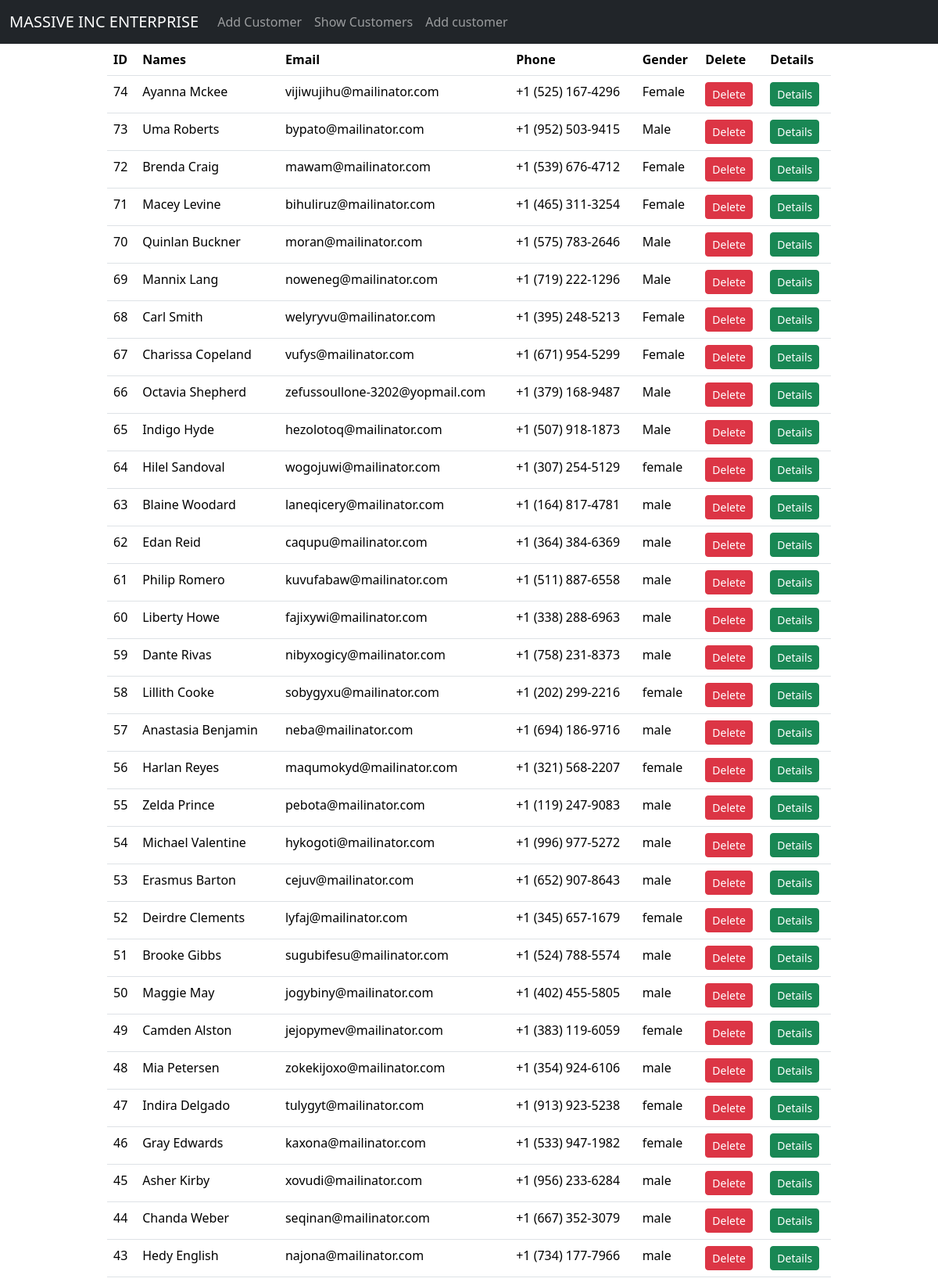
/show (signed in, upper part), run on the app's committed database.
### database_app/models.py (models this page shows)
class Customer(models.Model):
    id = models.AutoField(primary_key=True)
    names = models.CharField(max_length=50)
    email = models.EmailField(max_length=50, unique=True)
    phone = models.CharField(max_length=50, unique=True)
    password = models.CharField(max_length=150)
    weight = models.IntegerField(default=0)
    height = models.IntegerField(default=0)
    gender = models.CharField(max_length=10, default="Male")
    dob = models.DateField(null=True, blank=True)
    pic = models.ImageField(upload_to="images/", null=True, blank=True)
    class Meta:
        db_table = 'customers'

### database_app/views.py (the view)
# urls.py: path('show',views.show, name='show-page'),
@login_required
def show(request):
    data = Customer.objects.all().order_by('-id')
    return render(request, 'show.html',{'data': data})

### templates/show.html
{% extends 'master.html' %}
{% block content %}
<div class="container">
    <div class="row justify-content-center">
        <div class="col-sm-10">
            <table class="table" id="customers">
                <thead>
                <tr>
                    <th>ID</th>
                    <th>Names</th>
                    <th>Email</th>
                    <th>Phone</th>
                    <th>Gender</th>
                    <th>Delete</th>
                    <th>Details</th>
                </tr>
                </thead>
                <tbody>
                {% for customer in data %}
                    <tr>
                        <td>{{ customer.id }}</td>
                        <td>{{ customer.names }}</td>
                        <td>{{ customer.email }}</td>
                        <td>{{ customer.phone }}</td>
                        <td>{{ customer.gender }}</td>
                        <td>
                            <a class="btn btn-sm btn-danger"  href="/delete/{{ customer.id }}">Delete</a>
                        </td>
                        <td>
                            <a class="btn btn-sm btn-success"  href="/details/{{ customer.id }}">Details</a>
                        </td>
                    </tr>
                {% endfor %}
                </tbody>
            </table>
        </div>
    </div>
</div>
{% endblock %}

### templates/master.html (shortened to what this page needs)
<!DOCTYPE html>
<html lang="en">
<head>
    <link href="https://cdn.jsdelivr.net/npm/bootstrap@5.3.3/dist/css/bootstrap.min.css" rel="stylesheet">
    <link rel="stylesheet" href="https://cdn.datatables.net/2.2.2/css/dataTables.dataTables.min.css">
</head>
<body>
<nav class="navbar navbar-expand-sm bg-dark navbar-dark">
    <div class="container-fluid">
        <a class="navbar-brand" href="#">MASSIVE INC ENTERPRISE</a>
        <div class="collapse navbar-collapse" id="collapsibleNavbar">
            <ul class="navbar-nav">
                <li class="nav-item">
                    <a class="nav-link" href="/">Add Customer</a>
                </li>
                <li class="nav-item">
                    <a class="nav-link" href="/show">Show Customers</a>
                </li>
                <li class="nav-item">
                    <a class="nav-link" href="/add">Add customer</a>
                </li>
            </ul>
        </div>
    </div>
</nav>
{% block content %}
{% endblock %}
</body>
</html>

### data on the page
Customer: id "74", names "Ayanna Mckee", email "vijiwujihu@mailinator.com", phone "+1 (525) 167-4296", gender "Female"
Customer: id "73", names "Uma Roberts", email "bypato@mailinator.com", phone "+1 (952) 503-9415", gender "Male"
Customer: id "72", names "Brenda Craig", email "mawam@mailinator.com", phone "+1 (539) 676-4712", gender "Female"
Customer: id "71", names "Macey Levine", email "bihuliruz@mailinator.com", phone "+1 (465) 311-3254", gender "Female"
Customer: id "70", names "Quinlan Buckner", email "moran@mailinator.com", phone "+1 (575) 783-2646", gender "Male"
Customer: id "69", names "Mannix Lang", email "noweneg@mailinator.com", phone "+1 (719) 222-1296", gender "Male"
Customer: id "68", names "Carl Smith", email "welyryvu@mailinator.com", phone "+1 (395) 248-5213", gender "Female"
Customer: id "67", names "Charissa Copeland", email "vufys@mailinator.com", phone "+1 (671) 954-5299", gender "Female"
Customer: id "66", names "Octavia Shepherd", email "zefussoullone-3202@yopmail.com", phone "+1 (379) 168-9487", gender "Male"
Customer: id "65", names "Indigo Hyde", email "hezolotoq@mailinator.com", phone "+1 (507) 918-1873", gender "Male"
Customer: id "64", names "Hilel Sandoval", email "wogojuwi@mailinator.com", phone "+1 (307) 254-5129", gender "female"
Customer: id "63", names "Blaine Woodard", email "laneqicery@mailinator.com", phone "+1 (164) 817-4781", gender "male"
Customer: id "62", names "Edan Reid", email "caqupu@mailinator.com", phone "+1 (364) 384-6369", gender "male"
Customer: id "61", names "Philip Romero", email "kuvufabaw@mailinator.com", phone "+1 (511) 887-6558", gender "male"
Customer: id "60", names "Liberty Howe", email "fajixywi@mailinator.com", phone "+1 (338) 288-6963", gender "male"
Customer: id "59", names "Dante Rivas", email "nibyxogicy@mailinator.com", phone "+1 (758) 231-8373", gender "male"
Customer: id "58", names "Lillith Cooke", email "sobygyxu@mailinator.com", phone "+1 (202) 299-2216", gender "female"
Customer: id "57", names "Anastasia Benjamin", email "neba@mailinator.com", phone "+1 (694) 186-9716", gender "male"
Customer: id "56", names "Harlan Reyes", email "maqumokyd@mailinator.com", phone "+1 (321) 568-2207", gender "female"
Customer: id "55", names "Zelda Prince", email "pebota@mailinator.com", phone "+1 (119) 247-9083", gender "male"
Customer: id "54", names "Michael Valentine", email "hykogoti@mailinator.com", phone "+1 (996) 977-5272", gender "male"
Customer: id "53", names "Erasmus Barton", email "cejuv@mailinator.com", phone "+1 (652) 907-8643", gender "male"
Customer: id "52", names "Deirdre Clements", email "lyfaj@mailinator.com", phone "+1 (345) 657-1679", gender "female"
Customer: id "51", names "Brooke Gibbs", email "sugubifesu@mailinator.com", phone "+1 (524) 788-5574", gender "male"
Customer: id "50", names "Maggie May", email "jogybiny@mailinator.com", phone "+1 (402) 455-5805", gender "male"
Customer: id "49", names "Camden Alston", email "jejopymev@mailinator.com", phone "+1 (383) 119-6059", gender "female"
Customer: id "48", names "Mia Petersen", email "zokekijoxo@mailinator.com", phone "+1 (354) 924-6106", gender "male"
Customer: id "47", names "Indira Delgado", email "tulygyt@mailinator.com", phone "+1 (913) 923-5238", gender "female"
Customer: id "46", names "Gray Edwards", email "kaxona@mailinator.com", phone "+1 (533) 947-1982", gender "female"
Customer: id "45", names "Asher Kirby", email "xovudi@mailinator.com", phone "+1 (956) 233-6284", gender "male"
Customer: id "44", names "Chanda Weber", email "seqinan@mailinator.com", phone "+1 (667) 352-3079", gender "male"
Customer: id "43", names "Hedy English", email "najona@mailinator.com", phone "+1 (734) 177-7966", gender "male"
